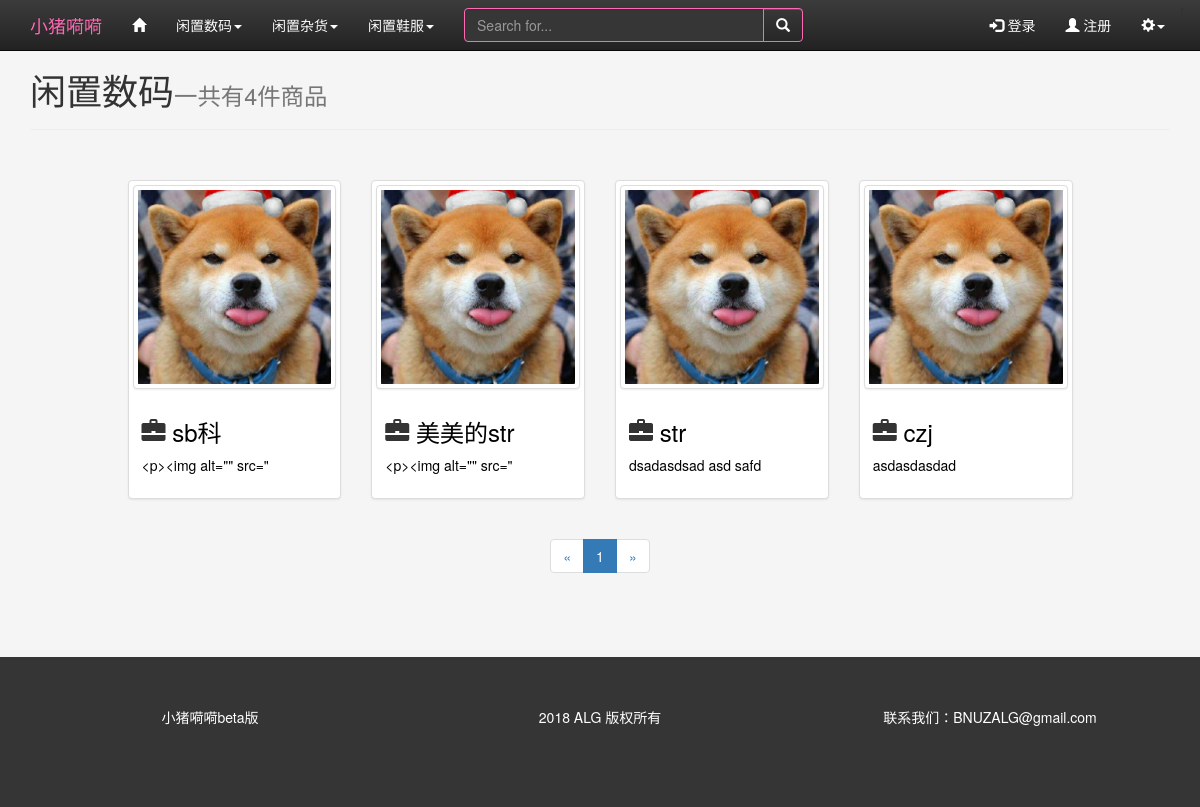
The page /item/list/ on the database as committed earlier.
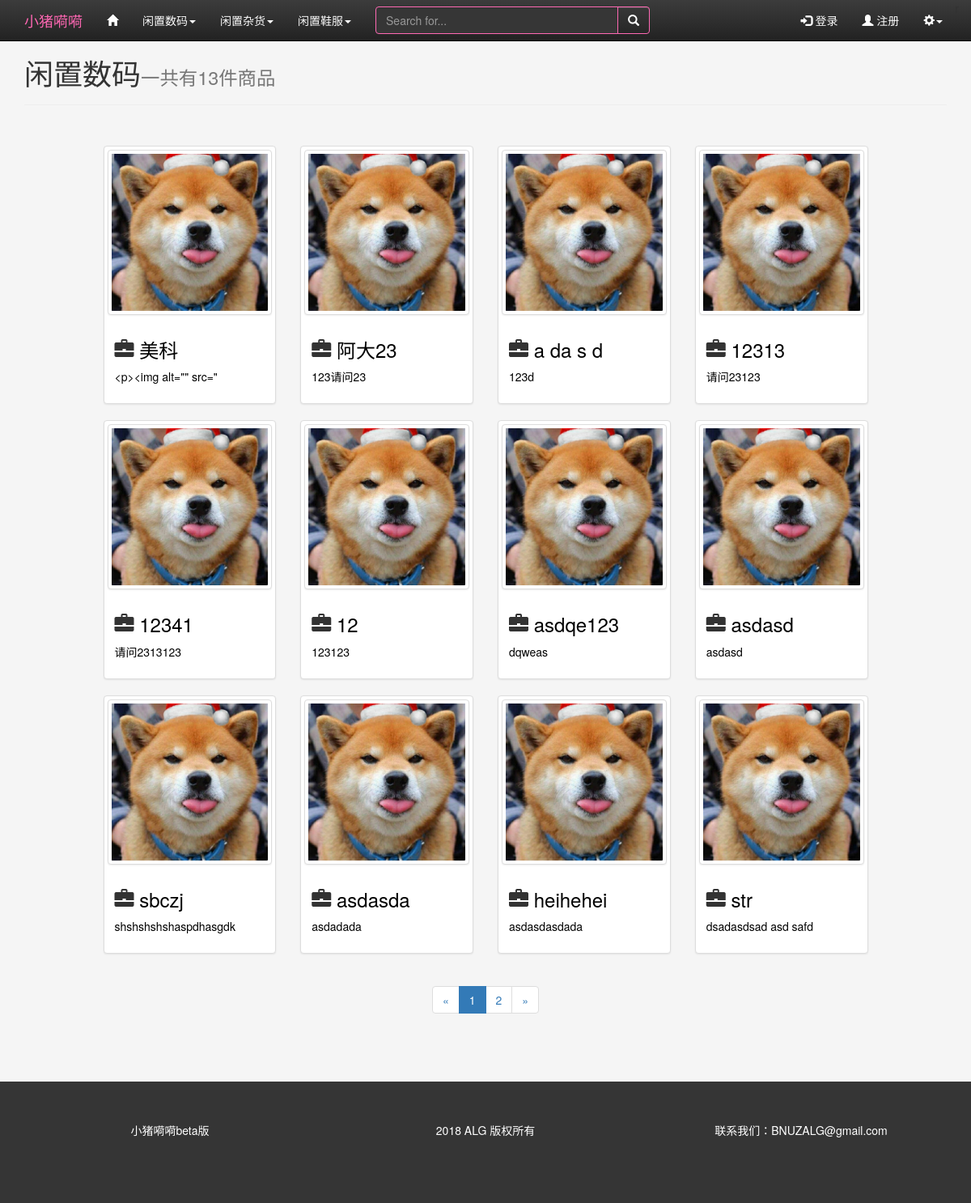
The same page on the database as committed later.
### item/models.py (models this page shows, shortened)
class Item(models.Model,ReadNumExpandMethod):
    title = models.CharField (max_length = 10)
    content =RichTextUploadingField(blank = True)
    item_type = models.ForeignKey (ItemType,on_delete= models.DO_NOTHING,blank =True)
    author  = models.ForeignKey (User,on_delete=models.DO_NOTHING)
    created_time = models.DateTimeField (auto_now_add= True)
    last_updated_time = models.DateTimeField (auto_now= True)
    price = models.FloatField(default = 0,blank =True)
    read_details = GenericRelation(ReadDetail)
    class Meta:
        ordering = ['-created_time']

### item/views.py (the view)
# urls.py: path('list/',views.item_list, name = 'item_list'),
def item_list(request):
    items_all_list = Item.objects.all()  # 全部商品
    context = get_item_list_common_date(items_all_list, request)
    return render(request, 'item/item_list1.html', context)

### login_register/context_processor.py
class Login_User(forms.ModelForm):
    class Meta():
        model = Person
        fields = [
            'username',
            'password',
        ]
        widgets = {
            'password' : forms.PasswordInput(),
        }

class Create_User(forms.ModelForm):
    class Meta:
        model = Person
        fields = [
            'username',
            'password',
            'email',
            'name',
            'telephone',
            'age',
            'grade',
        ]
        widgets = {
            'password': forms.PasswordInput(),
        }
        labels = {
            'grade': '年级',
        }

### login_register/context_processor.py (called while the page is built)
def login_forms(request):
    user = Login_User()
    return {'login_user' : user}

def create_forms(request):
    user = Create_User()
    return {'create_user' : user}

def user_name(request):
    if request.session.get('login'):
        username = request.session['login']
    else: username = 0;
    return {'user_name' : username}

### login_register/models.py (called while the page is built)
    def __str__(self):
        return self.gradename

### item/templates/item/item_list1.html (shortened to what this page needs)
{% extends 'base.html' %}
{% load staticfiles %}
{% block css %}<link rel="stylesheet" href="{% static 'css/item/item-list.css' %}">{% endblock %}
{% block body %}
    {% include 'ALG_web/header.html' %}
    {% include 'item/list-content.html' %}
    {% include 'ALG_web/footer.html' %}
{% endblock %}

### item/templates/item/list-content.html
{% load staticfiles %}
<div class="content">
    <div id="item-jumu" class="container">
        <div class="page-header">
            <h1>闲置数码<small>一共有{{page_of_items.paginator.count}}件商品</small></h1>
        </div>
    </div>
    <div id="item-list" class="container">
        <div class="row">
            <div class="col-md-1"></div>
            <div class="col-md-10">
                <div class="row">
                    {% for item in page_of_items.object_list %}
                        <div class="col-md-3">
                            <div class="thumbnail">
                                <a class="item-href" href="{%  url 'item_detail' item.pk %}"><img src="{% static 'images/ALG_web/home/wechat.jpg' %}" alt="..." class="img-thumbnail"></a>
                                <div class="caption">
                                    <h3><span class="glyphicon glyphicon-briefcase"></span> <a class="item-href" href="{%  url 'item_detail' item.pk %}" >{{ item.title }}</a></h3>
                                    <p><a class="item-href" href="{%  url 'item_detail' item.pk %}" >{{ item.content|truncatechars:20 }}</a></p>
                                </div>
                            </div>
                        </div>
                    {% endfor  %}
                </div>
                <div class="row" align="center">
                    <nav aria-label="Page navigation">
                        <ul class="pagination">
                            <li>
                                 <a href="#" aria-label="Previous">
                                    <span aria-hidden="true">&laquo;</span>
                                 </a>
                            </li>
                            {% for page_num in page_range %}
                                {% if page_num == page_of_items.number %}
                                    <li class="active"><a href="#">{{ page_num }}</a></li>
                                {% else %}
                                    {% if page_num == '...' %}
                                        <li><a href="#">{{ page_num }}</a></li>
                                    {% else %}
                                        <li><a href = '?page={{ page_num }}'>{{ page_num }}</a></li>
                                    {% endif %}
                                {% endif%}
                            {% endfor %}
                            <li>
                                <a href="#" aria-label="Next">
                                    <span aria-hidden="true">&raquo;</span>
                                </a>
                            </li>
                        </ul>
                    </nav>
                </div>
            </div>
            <div class="col-md-1"></div>
        </div>
    </div>
<div class="fix"></div>
</div>

Rows that differ between the two databases and show on the page:
removed Item: title "sb科", content "<p><img alt=\"\" src=\""
removed Item: title "美美的str", content "<p><img alt=\"\" src=\""
no longer on this page (row unchanged): Item: title "czj", content "asdasdasdad"
added Item: title "美科", content "<p><img alt=\"\" src=\""
added Item: title "阿大23", content "123请问23"
added Item: title "a da s d", content "123d"
added Item: title "12313", content "请问23123"
added Item: title "12341", content "请问2313123"
added Item: title "12", content "123123"
added Item: title "asdqe123", content "dqweas"
added Item: title "asdasd", content "asdasd"
added Item: title "sbczj", content "shshshshshaspdhasgdk"
added Item: title "asdasda", content "asdadada"
added Item: title "heihehei", content "asdasdasdada"
Other text that changed with them:
{{ page_of_items.paginator.count }}: "4" → "13"
new list line: "2"
